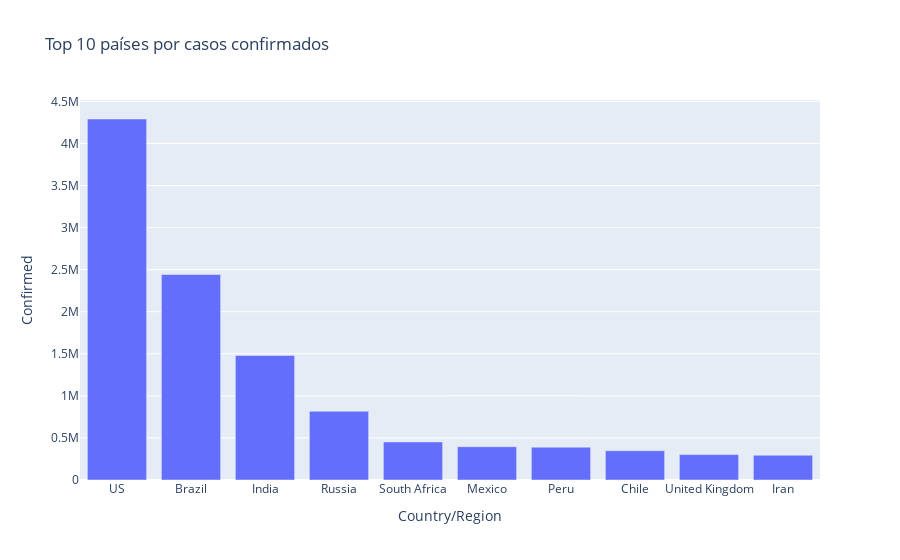
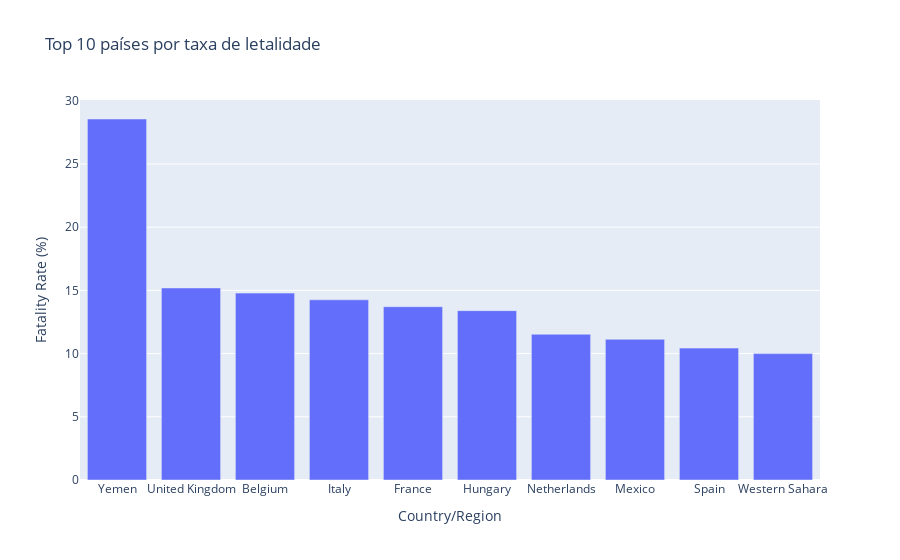

Notebook code cell kept with these figures, in order:
### Code cell
paises = pd.read_csv("country_wise_latest.csv")

top10casos = paises.sort_values("Confirmed", ascending=False).head(10)

fig = px.bar(top10casos, x="Country/Region", y="Confirmed",
             title="Top 10 países por casos confirmados")
fig.show()

paises["Fatality Rate (%)"] = (paises["Deaths"] / paises["Confirmed"]) * 100

top10_fatality = paises.sort_values("Fatality Rate (%)", ascending=False).head(10)

fig2 = px.bar(top10_fatality, x="Country/Region", y="Fatality Rate (%)",
              title="Top 10 países por taxa de letalidade")
fig2.show()

### Figure 1 — Plotly figure (JSON) as saved in the notebook; plotly's stock layout.template omitted (floating-point values rounded to 4 significant figures)
{"data": [{"hovertemplate": "Country/Region=%{x}<br>Confirmed=%{y}<extra></extra>", "legendgroup": "", "marker": {"color": "#636efa", "pattern": {"shape": ""}}, "name": "", "orientation": "v", "showlegend": false, "textposition": "auto", "type": "bar", "x": ["US", "Brazil", "India", "Russia", "South Africa", "Mexico", "Peru", "Chile", "United Kingdom", "Iran"], "xaxis": "x", "y": [4290259, 2442375, 1480073, 816680, 452529, 395489, 389717, 347923, 301708, 293606], "yaxis": "y"}], "layout": {"barmode": "relative", "legend": {"tracegroupgap": 0}, "title": {"text": "Top 10 países por casos confirmados"}, "xaxis": {"anchor": "y", "domain": [0, 1], "title": {"text": "Country/Region"}}, "yaxis": {"anchor": "x", "domain": [0, 1], "title": {"text": "Confirmed"}}}}

### Figure 2 — Plotly figure (JSON) as saved in the notebook; plotly's stock layout.template omitted (floating-point values rounded to 4 significant figures)
{"data": [{"hovertemplate": "Country/Region=%{x}<br>Fatality Rate (%)=%{y}<extra></extra>", "legendgroup": "", "marker": {"color": "#636efa", "pattern": {"shape": ""}}, "name": "", "orientation": "v", "showlegend": false, "textposition": "auto", "type": "bar", "x": ["Yemen", "United Kingdom", "Belgium", "Italy", "France", "Hungary", "Netherlands", "Mexico", "Spain", "Western Sahara"], "xaxis": "x", "y": [28.56, 15.19, 14.79, 14.26, 13.71, 13.4, 11.53, 11.13, 10.44, 10.0], "yaxis": "y"}], "layout": {"barmode": "relative", "legend": {"tracegroupgap": 0}, "title": {"text": "Top 10 países por taxa de letalidade"}, "xaxis": {"anchor": "y", "domain": [0, 1], "title": {"text": "Country/Region"}}, "yaxis": {"anchor": "x", "domain": [0, 1], "title": {"text": "Fatality Rate (%)"}}}}
